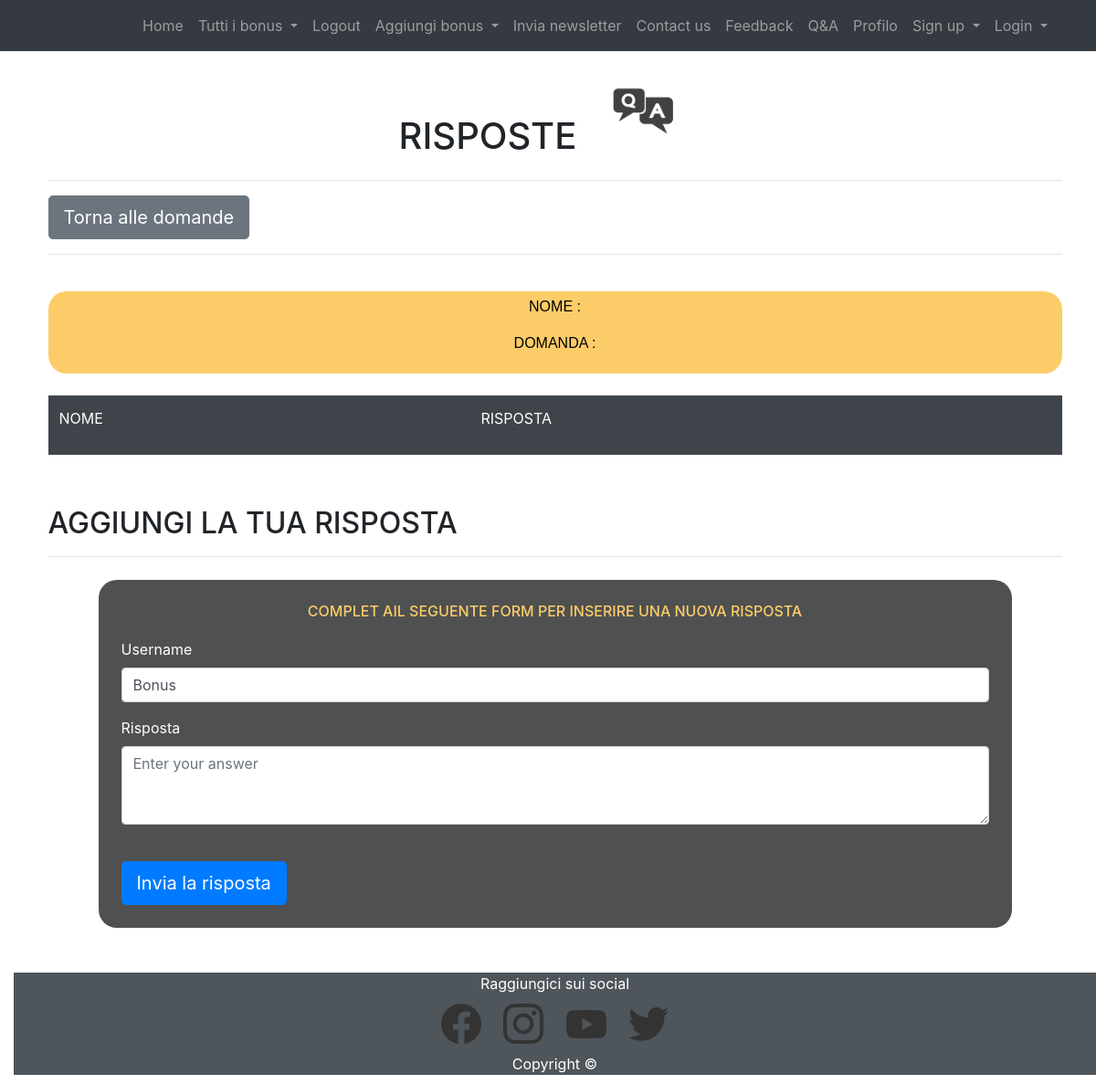
The app's page /answer/1 (signed in), older data.
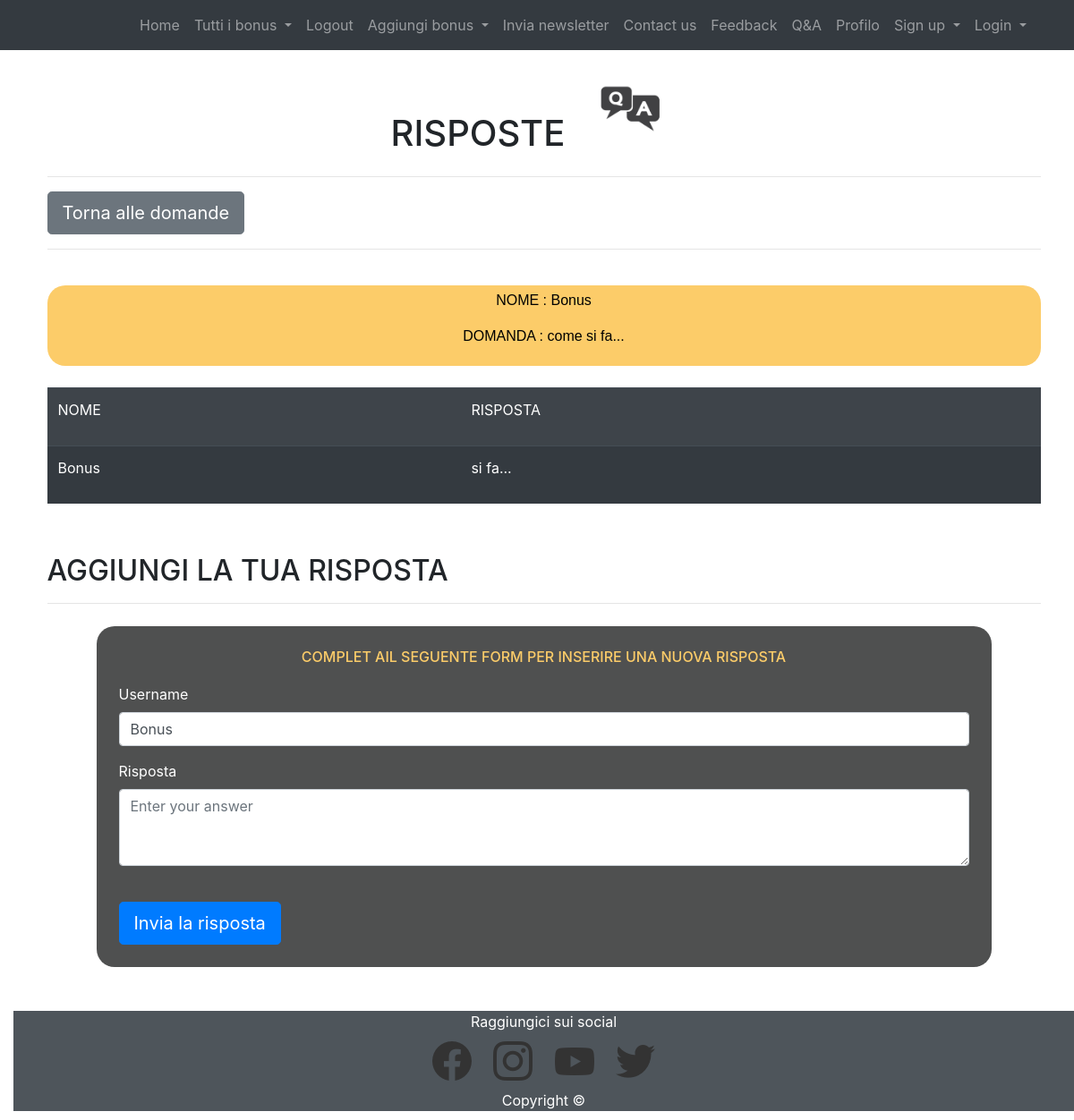
The same page, newer data.
### model.py (models this page shows, shortened)
class questions(db.Model):
    __tablename__ = 'question'
    _id = db.Column("id" , db.Integer , primary_key=True)
    username = db.Column(db.String(100))
    question = db.Column(db.String(1000))

class answers(db.Model):
    __tablename__ = 'answer'
    id = db.Column("id" , db.Integer , primary_key=True)
    idQ = db.Column("idQ" , db.Integer)
    userAnswer = db.Column(db.String(100))
    answer = db.Column(db.String(1000))

### app.py (the view, shortened to what this page needs)
@app.route('/answer/<int:question_id>')
@login_required
def answer(question_id):
    if session['user'] == True:
        u = session['usern']
    else:
        u = session['namef']
    query = questions.query.filter_by(_id=question_id).first()
    queryAns = answers.query.filter_by(idQ=question_id).all()
    return render_template( 'answer.html', item=query, answers=queryAns, u=u)

### app.py (called while the page is built)
@login_manager.user_loader
def load_user(user_id):
    if session['user']:
        return User.query.get(int(user_id))
    else:
        return Firm.query.get(int(user_id))

### templates/answer.html (shortened to what this page needs)
{% extends "layoutChat.html" %}
{% block question %}
    <div class="titleBlock"><h1 style="text-align: center" class="titleText">RISPOSTE</h1><div class="titleAnswer"></div></div>
         <hr>
            <button onclick="location.href='/question'" class="btn btn-secondary btn-lg">Torna alle domande</button>
         <hr>
         <br>
         <div class="question">
             <p>NOME : {{ item.username }}</p>
             <p>DOMANDA : {{ item.question }}</p>
         </div>
             <br>
         <table class="table table-dark table-striped">
           <tr>
               <td><p>NOME</p></td>
               <td><p>RISPOSTA</p></td>
           </tr>
     {% for ans in answers %}
           <tr>
                <td><p>{{ ans.userAnswer }}</p></td>
                <td><p>{{ ans.answer }} </p></td>
           </tr>
            {% endfor %}
         </table>
<p>
    <br>
    <h2>AGGIUNGI LA TUA RISPOSTA</h2>
    <hr>
 <form action="/NewAnswer" method="POST" class="form_feedback">
                    <h2 class="h2_feedback" style="text-align: center">complet ail seguente form per inserire una nuova risposta</h2>
                    <div class="form-group">
                        <label class="attributes">Username</label>
                        <br>
                         <input type="text" class="form-control" id="username" name="userAnswer" value="{{ u }}" placeholder="Select a username">
                    </div>
                    <div class="form-group">
                        <label class="attributes">Risposta</label>
                        <br>
                        <textarea class="form-control" id="AnswerTextArea" rows="3" name="answer" placeholder="Enter your answer" rows="3"></textarea>
                    </div>
                    <br>
                    <button type="submit" class="btn btn-primary btn-lg">Invia la risposta</button>
                </form>
</p>
{%  endblock %}

Row changes from the older to the newer data that the page shows:
added questions: username "Bonus", question "come si fa..."
added answers: userAnswer "Bonus", answer "si fa..."
